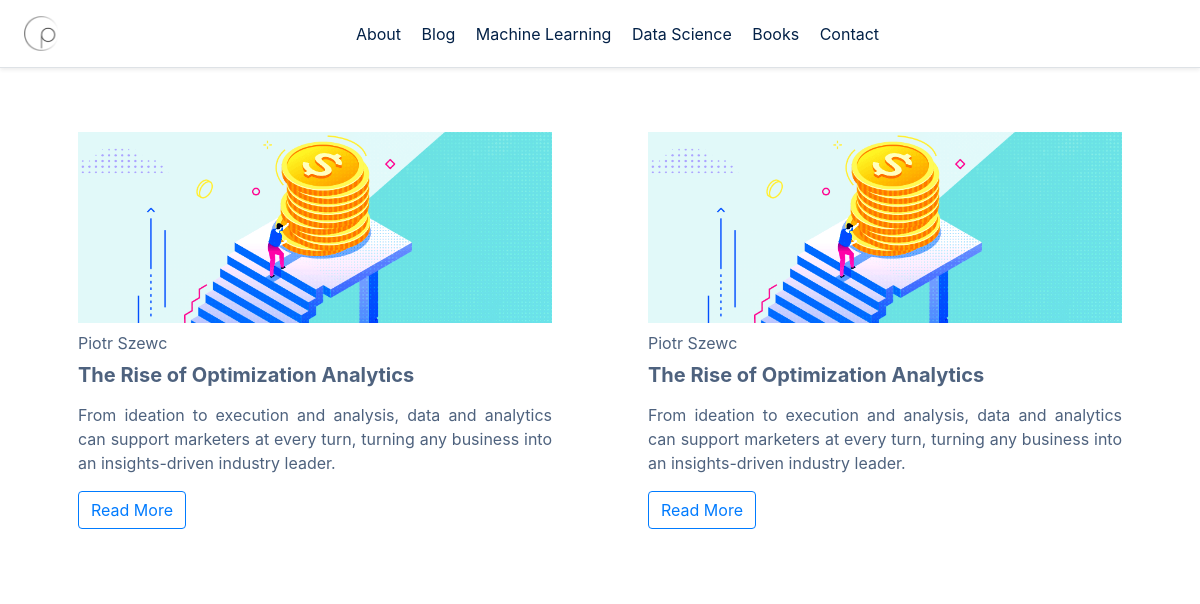
The page / on the database its author committed.
### blog/models.py (models this page shows, shortened)
class Post(models.Model):
    author = models.ForeignKey(settings.AUTH_USER_MODEL, on_delete=models.CASCADE)
    categories = models.ManyToManyField('Categories')
    title = models.CharField(max_length=100)
    excerpt = models.CharField(max_length=300, blank=True, null=True)
    text = models.TextField()
    post_image = models.ImageField(
		upload_to='post_image/', blank=True, null=True)
    created_date = models.DateTimeField(default=timezone.now)
    published_date = models.DateTimeField(blank=True, null=True)

### blog/views.py (the view)
# urls.py: path('', views.post_list, name='post_list'),
def post_list(request):
    posts = Post.objects.filter(published_date__lte=timezone.now()).order_by('published_date')
    return render(request, 'blog/post_list.html', {'posts': posts})

### blog/templates/blog/post_list.html
{% extends 'blog/base.html' %}
{% block content %}
{% for post in posts %}
<div class="row">
    <div class="post bg-white p-5 col-6 ">
        {% if post.post_image %}
        <div><a href="{% url 'post_detail' pk=post.pk %}">
                <img src="{{ post.post_image.url|default_if_none:'#' }}"
                    alt="Unboxing Amazon’s secrets – The Chronicles of a Personalization Giant" width="100%"> </a>
        </div>
        {% endif %}
        <div class="mt-2">{{ post.author.first_name }} {{ post.author.last_name }}</div>
        <h2 class="blog-post-h2 mt-2"><a class="text-grey"
                href="{% url 'post_detail' pk=post.pk %}">{{ post.title }}</a></h2>
        <p class="mt-3 text-justify">{{ post.excerpt|linebreaksbr }}</p>
        <a href="{% url 'post_detail' pk=post.pk %}" role="button" aria-pressed="true"
            class="btn btn-outline-primary">Read More</a>
    </div>
    <div class="post bg-white p-5 col-6 ">
        {% if post.post_image %}
        <div><a href="{% url 'post_detail' pk=post.pk %}">
                <img src="{{ post.post_image.url|default_if_none:'#' }}"
                    alt="Unboxing Amazon’s secrets – The Chronicles of a Personalization Giant" width="100%"> </a>
        </div>
        {% endif %}
        <div class="mt-2">{{ post.author.first_name }} {{ post.author.last_name }}</div>
        <h2 class="blog-post-h2 mt-2"><a class="text-grey"
                href="{% url 'post_detail' pk=post.pk %}">{{ post.title }}</a></h2>
        <p class="mt-3 text-justify">{{ post.excerpt|linebreaksbr }}</p>
        <a href="{% url 'post_detail' pk=post.pk %}" role="button" aria-pressed="true"
            class="btn btn-outline-primary">Read More</a>
    </div>
</div>
{% endfor %}
{% endblock %}

### blog/static/css/styles.css (style rules this page uses)
.text-grey { color: #4e627e !important; text-decoration: none !important; }
body { color: #4e627e !important; }
h1, h2, h3, h4 { color: #032147 !important; text-decoration: none !important; }
.blog-post-h2 { font-size: 1.25em !important; font-weight: 700!important; }

### rows shown on the page
Post: post_image (picture), author.first_name "Piotr", author.last_name "Szewc", title "The Rise of Optimization Analytics", excerpt "From ideation to execution and analysis, data and analytics can support marketers at every turn, turning any business into an insights-driven industry leader."
